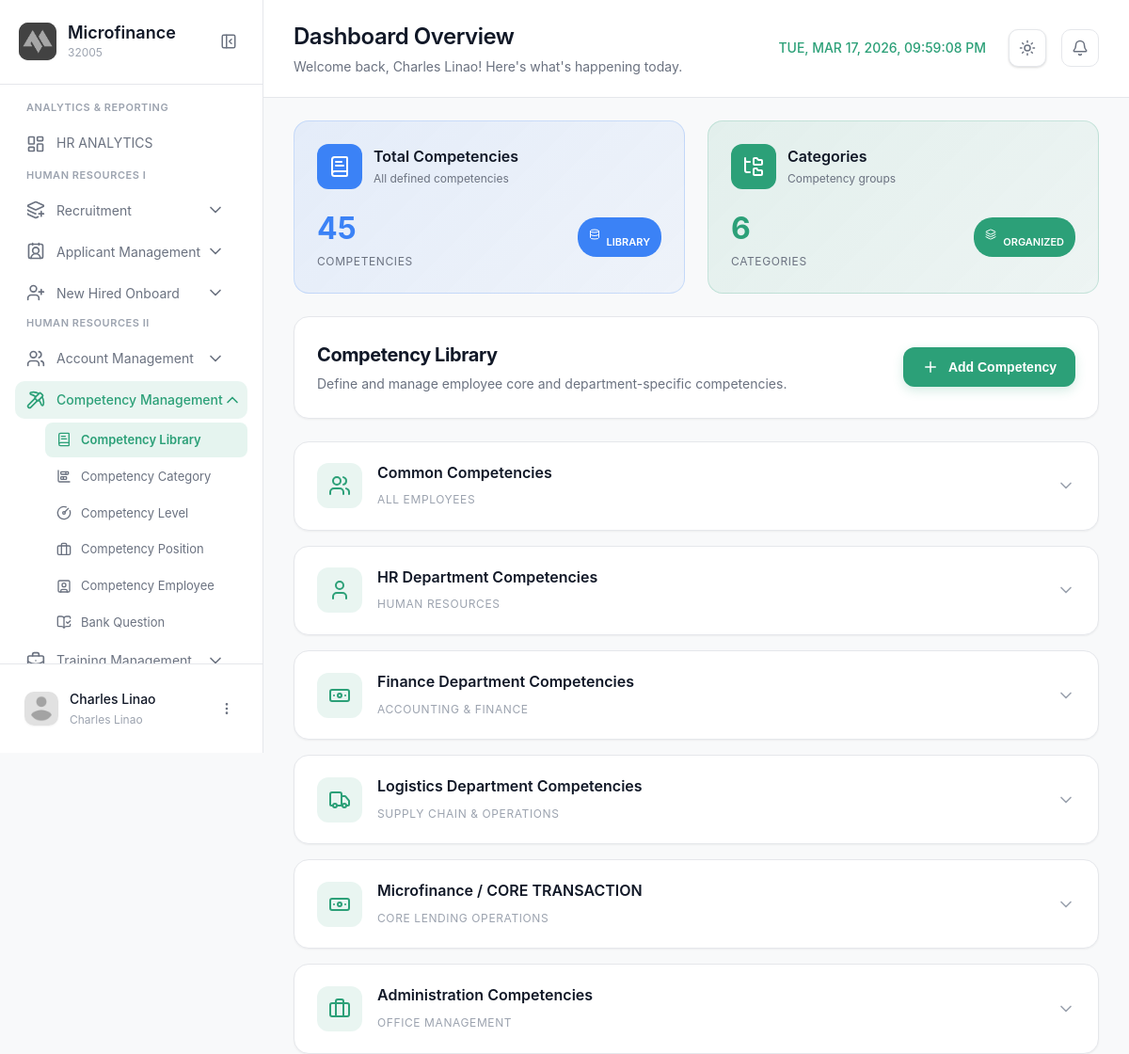
Screenshot of /modules/admin/competencylibrary.php (signed in) with the database file from the repository.
### tables this page shows
CREATE TABLE `competency_categories` (
  `id` int(11) NOT NULL,
  `name` varchar(100) NOT NULL,
  `subtitle` varchar(100) DEFAULT NULL,
  `department_id` int(11) DEFAULT NULL
);

### modules/admin/competencylibrary.php (the view, shortened to what this page needs)
<?php
$page = 'competencylibrary';
$module = 'competency';
?>
<!DOCTYPE html>
<html lang="en">
<head>
  <link rel="stylesheet" href="../../css/competencylibrary.css?v=1.2">
</head>
<body>
  <aside class="sidebar" id="sidebar">
    <div class="sidebar-header">
      <div class="logo-container">
        <div class="logo-wrapper">
          <img src="../../img/logo.png" alt="Logo" class="logo">
        </div>
        <div class="logo-text">
          <h2 class="app-name">Microfinance</h2>
          <span class="app-tagline">32005</span>
        </div>
      </div>
      <button class="sidebar-toggle" id="sidebarToggle">
        <i data-lucide="panel-left-close"></i>
      </button>
    </div>
    <nav class="sidebar-nav">
      <div class="nav-section">
        <span class="nav-section-title">ANALYTICS & REPORTING</span>
        <a href="dashboard.php" class="nav-item active">
          <i data-lucide="layout-dashboard"></i>
          <span>HR ANALYTICS</span>
        </a>
      <div class="nav-section">
        <span class="nav-section-title">HUMAN RESOURCES I</span>
        <div class="nav-item-group active">
          <button class="nav-item has-submenu" data-module="recruitment">
            <div class="nav-item-content">
              <i data-lucide="layers-plus"></i>
              <span>Recruitment</span>
            </div>
            <i data-lucide="chevron-down" class="submenu-icon"></i>
          </button>
          <div class="nav-item-group active">
          <button class="nav-item has-submenu" data-module="applicationmgt">
            <div class="nav-item-content">
              <i data-lucide="contact-round"></i>
              <span>Applicant Management</span>
            </div>
            <i data-lucide="chevron-down" class="submenu-icon"></i>
          </button>
          <div class="nav-item-group active">
          <button class="nav-item has-submenu" data-module="newhiredonboard">
            <div class="nav-item-content">
              <i data-lucide="user-plus"></i>
              <span>New Hired Onboard</span>
            </div>
            <i data-lucide="chevron-down" class="submenu-icon"></i>
          </button>
        </div>
        <div class="nav-section">
        <span class="nav-section-title">HUMAN RESOURCES II</span>
        <div class="nav-item-group active">
          <button class="nav-item has-submenu" data-module="accounts">
            <div class="nav-item-content">
              <i data-lucide="users"></i>
              <span>Account Management</span>
            </div>
            <i data-lucide="chevron-down" class="submenu-icon"></i>
          </button>
           <div class="nav-item-group <?php echo ($module === 'competency') ? 'active' : ''; ?>">
            <button class="nav-item has-submenu" data-module="competency">
              <div class="nav-item-content">
                <i data-lucide="pickaxe"></i>
                <span>Competency Management</span>
              </div>
              <i data-lucide="chevron-down" class="submenu-icon"></i>
            </button>
            <div class="submenu" id="submenu-competency">
              <a href="competencylibrary.php" class="submenu-item <?php echo ($page === 'competency') ? 'active' : ''; ?>">
                <i data-lucide="book-text"></i>
                <span>Competency Library</span>
              </a>
              <a href="competencycategory.php" class="submenu-item <?php echo ($page === 'competencycategory') ? 'active' : ''; ?>">
                <i data-lucide="chart-bar-stacked"></i>
                <span>Competency Category</span>
              </a>
               <a href="competencylevel.php" class="submenu-item <?php echo ($page === 'competencylevel') ? 'active' : ''; ?>">
                <i data-lucide="circle-gauge"></i>
                <span>Competency Level</span>
              </a>
              <a href="competencyposition.php" class="submenu-item <?php echo ($page === 'competencyposition') ? 'active' : ''; ?>">
                <i data-lucide="briefcase"></i>
                <span>Competency Position</span>
              </a>
              <a href="competencyemployee.php" class="submenu-item <?php echo ($page === 'competencyemployee') ? 'active' : ''; ?>">
                <i data-lucide="square-user"></i>
                <span>Competency Employee</span>
              </a>
                <a href="bankquestion.php" class="submenu-item <?php echo ($page === 'bankquestion') ? 'active' : ''; ?>">
                <i data-lucide="book-open-check"></i>
                <span>Bank Question</span>
              </a>
            </div>
        </div>
         <div class="nav-item-group <?php echo ($module === 'training') ? 'active' : ''; ?>">
            <button class="nav-item has-submenu" data-module="training">
              <div class="nav-item-content">
                <i data-lucide="briefcase-business"></i>
                <span>Training Management</span>
              </div>
              <i data-lucide="chevron-down" class="submenu-icon"></i>
            </button>
        </div>
    </nav>
    <div class="sidebar-footer">
      <div class="user-profile">
        <div class="user-avatar">
          <img src="../../img/profile.png" alt="User">
        </div>
        <div class="user-info">
          <span class="user-name"><?php echo htmlspecialchars($_SESSION['username'] ?? 'Admin'); ?></span>
          <span class="user-role"><?php echo htmlspecialchars($_SESSION['user_role'] ?? 'Administrator'); ?></span>
        </div>
        <button class="user-menu-btn" id="userMenuBtn">
          <i data-lucide="more-vertical"></i>
        </button>
      </div>
    </div>
  </aside>
  <main class="main-content">
    <header class="page-header">
      <div class="header-left">
        <div class="header-title">
          <h1>Dashboard Overview</h1>
          <p>Welcome back, <?php echo htmlspecialchars($_SESSION['username'] ?? 'User'); ?>! Here's what's happening today.</p>
        </div>
      </div>
      <div class="header-right">
                <div class="header-clock">
          <span id="realTimeClock"></span>
        </div>
        <button class="theme-toggle" id="themeToggle" aria-label="Toggle theme">
          <i data-lucide="sun" class="sun-icon"></i>
        </button>
        <button class="icon-btn">
          <i data-lucide="bell"></i>
        </button>
      </div>
    </header>
    <div class="premium-cards-section" style="padding: 24px 0;">
      <div class="premium-cards-grid" style="display: grid; grid-template-columns: repeat(auto-fit, minmax(300px, 1fr)); gap: 24px; max-width: 1200px; margin: 0 auto; padding: 0 32px;">
        <div class="premium-card" style="background: linear-gradient(135deg, rgba(59, 130, 246, 0.1), rgba(59, 130, 246, 0.05)); border: 1px solid rgba(59, 130, 246, 0.2); border-radius: 16px; padding: 24px; position: relative; overflow: hidden;">
          <div class="premium-card-header" style="display: flex; align-items: center; gap: 12px; margin-bottom: 16px;">
            <div class="premium-icon" style="width: 48px; height: 48px; background: #3b82f6; border-radius: 12px; display: flex; align-items: center; justify-content: center;">
              <i data-lucide="book-text" style="width: 24px; height: 24px; color: white;"></i>
            </div>
            <div>
              <h3 style="font-size: 16px; font-weight: 600; color: var(--text-primary); margin: 0;">Total Competencies</h3>
              <p style="font-size: 12px; color: var(--text-secondary); margin: 0;">All defined competencies</p>
            </div>
          </div>
          <div class="premium-stats" style="display: flex; align-items: center; justify-content: space-between;">
            <div>
              <div class="premium-number" id="totalCompetencies" style="font-size: 32px; font-weight: 700; color: #3b82f6;">0</div>
              <div class="premium-label" style="font-size: 12px; color: var(--text-secondary); text-transform: uppercase; letter-spacing: 0.05em;">Competencies</div>
            </div>
            <div class="premium-badge" style="background: #3b82f6; color: white; padding: 6px 12px; border-radius: 20px; font-size: 11px; font-weight: 600;">
              <i data-lucide="database" style="width: 12px; margin-right: 4px;"></i>
              LIBRARY
            </div>
          </div>
        </div>
        <div class="premium-card" style="background: linear-gradient(135deg, rgba(44, 160, 120, 0.1), rgba(44, 160, 120, 0.05)); border: 1px solid rgba(44, 160, 120, 0.2); border-radius: 16px; padding: 24px; position: relative; overflow: hidden;">
          <div class="premium-card-header" style="display: flex; align-items: center; gap: 12px; margin-bottom: 16px;">
            <div class="premium-icon" style="width: 48px; height: 48px; background: var(--brand-green); border-radius: 12px; display: flex; align-items: center; justify-content: center;">
              <i data-lucide="folder-tree" style="width: 24px; height: 24px; color: white;"></i>
            </div>
            <div>
              <h3 style="font-size: 16px; font-weight: 600; color: var(--text-primary); margin: 0;">Categories</h3>
              <p style="font-size: 12px; color: var(--text-secondary); margin: 0;">Competency groups</p>
            </div>
          </div>
          <div class="premium-stats" style="display: flex; align-items: center; justify-content: space-between;">
            <div>
              <div class="premium-number" id="totalCategories" style="font-size: 32px; font-weight: 700; color: var(--brand-green);">0</div>
              <div class="premium-label" style="font-size: 12px; color: var(--text-secondary); text-transform: uppercase; letter-spacing: 0.05em;">Categories</div>
            </div>
            <div class="premium-badge" style="background: var(--brand-green); color: white; padding: 6px 12px; border-radius: 20px; font-size: 11px; font-weight: 600;">
              <i data-lucide="layers" style="width: 12px; margin-right: 4px;"></i>
              ORGANIZED
            </div>
          </div>
        </div>
      </div>
    </div>
<?php
require_once __DIR__ . '/../../config/config.php';
$categories_query = "SELECT * FROM competency_categories ORDER BY id ASC";
$categories_result = $conn->query($categories_query);
?>
    <div class="content-wrapper" style="max-width: 1200px; margin: 0 auto; padding: 0 32px;">
      <div class="action-bar">
        <div class="ab-left">
          <h2>Competency Library</h2>
          <p>Define and manage employee core and department-specific competencies.</p>
        </div>
        <button class="add-competency-btn" id="addCompetencyBtn">
          <i data-lucide="plus"></i>
          <span>Add Competency</span>
        </button>
      </div>
      <div class="competency-container">
        <?php
        if ($categories_result && $categories_result->num_rows > 0) {
            while ($category = $categories_result->fetch_assoc()) {
                $catName = strtolower($category['name']);
                $displayIcon = 'folder';
                if (strpos($catName, 'common') !== false) $displayIcon = 'users';
                else if (strpos($catName, 'hr') !== false || strpos($catName, 'human') !== false) $displayIcon = 'user';
                else if (strpos($catName, 'finance') !== false || strpos($catName, 'accounting') !== false) $displayIcon = 'banknote';
                else if (strpos($catName, 'logistics') !== false) $displayIcon = 'truck';
                else if (strpos($catName, 'microfinance') !== false || strpos($catName, 'core') !== false) $displayIcon = 'landmark';
                else if (strpos($catName, 'admin') !== false) $displayIcon = 'briefcase';
        ?>
        <div class="competency-card">
          <div class="competency-header">
            <div class="ch-left">
              <div class="ch-icon"><i data-lucide="<?php echo $displayIcon; ?>"></i></div>
              <div class="ch-info">
                <h3><?php echo htmlspecialchars($category['name']); ?></h3>
                <span><?php echo htmlspecialchars($category['subtitle']); ?></span>
              </div>
            </div>
            <i data-lucide="chevron-down" class="ch-chevron"></i>
          </div>
        </div>
        <?php
            }
        } else {
            echo '<p style="text-align: center; color: var(--text-secondary);">No competency categories found.</p>';
        }
        ?>
      </div>
    </div>
  </main>
</body>
</html>

### rows the page displays
competency_categories: name "Common Competencies", subtitle "ALL EMPLOYEES"
competency_categories: name "HR Department Competencies", subtitle "HUMAN RESOURCES"
competency_categories: name "Finance Department Competencies", subtitle "ACCOUNTING & FINANCE"
competency_categories: name "Logistics Department Competencies", subtitle "SUPPLY CHAIN & OPERATIONS"
competency_categories: name "Microfinance / CORE TRANSACTION", subtitle "CORE LENDING OPERATIONS"
competency_categories: name "Administration Competencies", subtitle "OFFICE MANAGEMENT"

### other values shown
$_SESSION['username'] "Charles Linao"
$_SESSION['user_role'] "Charles Linao"
